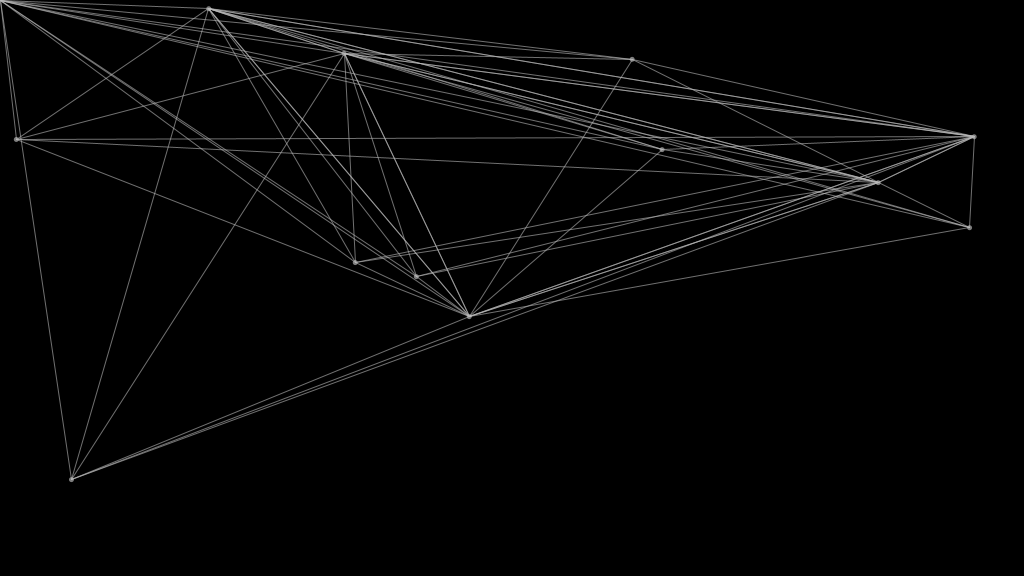
Frame 1 (no input)
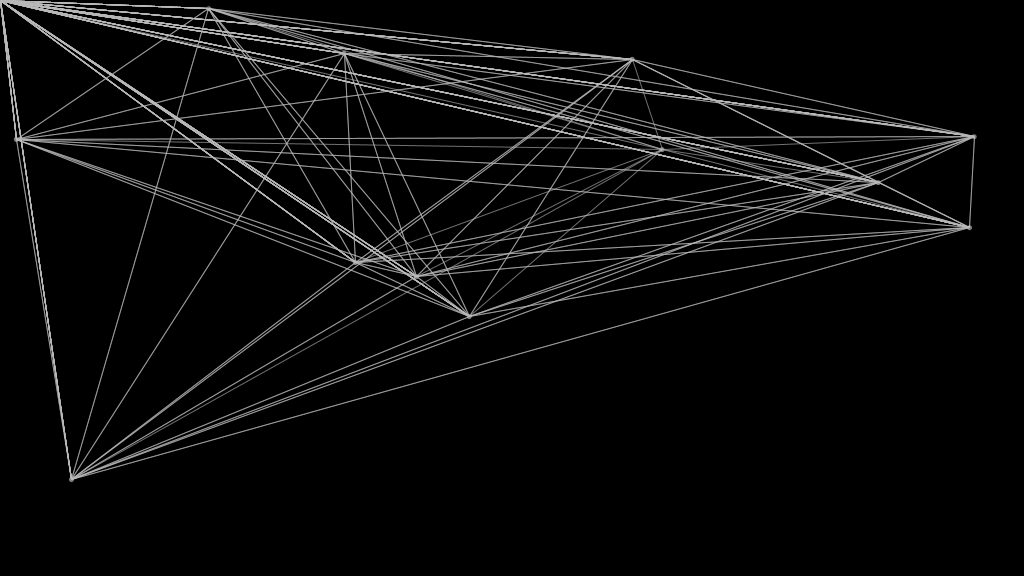
Frame 60 (the mouse pressed at the canvas centre just before this capture)
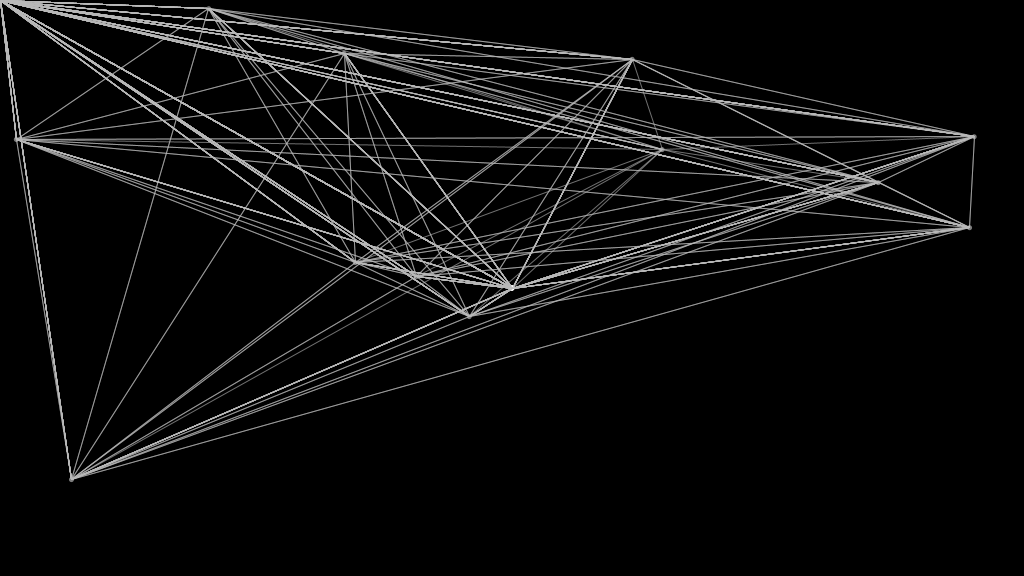
Frame 120 (the mouse held since frame 60 and released just before this capture)

The Processing sketch that drew these frames (run headless with seeded random() and noise(); from frame 60 on, the mouse is pressed at the canvas centre):

// Processing sketch: fotios_kutsukos
// ── fotios_kutsukos.pde
ArrayList<MyPoint> pointsList = new ArrayList<MyPoint>();
import java.util.*; 
int frame;
color pointColor;

void setup(){
    noCursor();
  size(1024, 576);
  frameRate(120);
  background(0,0,0);
  pointColor = color(255,125);
  //initialize
  int i = 1;
  while(i <13){
    pointsList.add(new MyPoint(random(width),random(height),5,pointColor));
    i++;
  }

}
int pointIndex;
void draw(){
  frame ++;  
  background(0,0,0);
  
  if (frame%5==0){
  pointsList.add(new MyPoint(mouseX,mouseY,5,pointColor));
  }
  for (MyPoint point : pointsList) {
    point.plot();
    
    pointIndex = pointsList.indexOf(point);
    
    //if (pointIndex>(pointsList.size()/2)){
      stroke(185,155);
      line(mouseX,mouseY,point.x,point.y);
    //}
    for (int i = 1; i< pointsList.size()/2; i++){
      if (i!=pointIndex) 
        line(point.x, point.y , pointsList.get(i).x, pointsList.get(i).y);
    }
  }
  if (pointsList.size()>35){
    pointsList.remove(0);
  }
  if (frame == 100)
    frame = 0;
}

// ── MyPoint.pde

class MyPoint{
  
  float x,y;
  float size; 
  color c;
  
  //Constructor
  public MyPoint(float x, float y, float size, color c){
    this.x = x;
    this.y = y;
    this.size = size;
    this.c = c;
  }
  
  // ---- Methods
  public void plot(){
    noStroke();
    fill(c);
    ellipse(x,y,size,size);
  }
}
